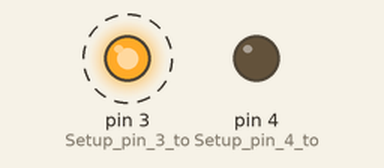
Bench run of a sketch on a simulated Arduino Uno, built with avr-gcc and run on an emulated ATmega328P. Parts: output pins drawn as LEDs (lit = HIGH). Dashed ring = blinking.

Above: at 0.5 s.
Timing chart, 0 to 4.6 s (numbered marks = the images above):
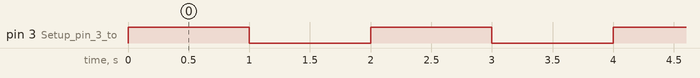

Measured:
- by itself, pin 3 (Setup_pin_3_to): alternates HIGH for 1.0 s and LOW for 1.0 s

The sketch:

_01_blink.ino
```cpp
void setup() {
  // put your setup code here, to run once:
  pinMode(3,OUTPUT);     //Setup pin 3 to "output" a signal.
  pinMode(4,OUTPUT);     //Setup pin 4 to "output" a signal.
  digitalWrite(3,HIGH);  //Set pin 3 to HIGH (also called 5V).
  digitalWrite(4,LOW);   //Set pin 4 to LOW (also called ground).
}

void loop() {
  // put your main code here, to run repeatedly:
  digitalWrite(3,HIGH);  //Set pin 3 to HIGH (also called 5V).
  delay(1000);           //Wait 1 second (1000 ms = 1 s)
  digitalWrite(3,LOW);   //Set pin 3 to LOW (also called ground).
  delay(1000);           //Wait 1 second (1000 ms = 1 s)
}
```
